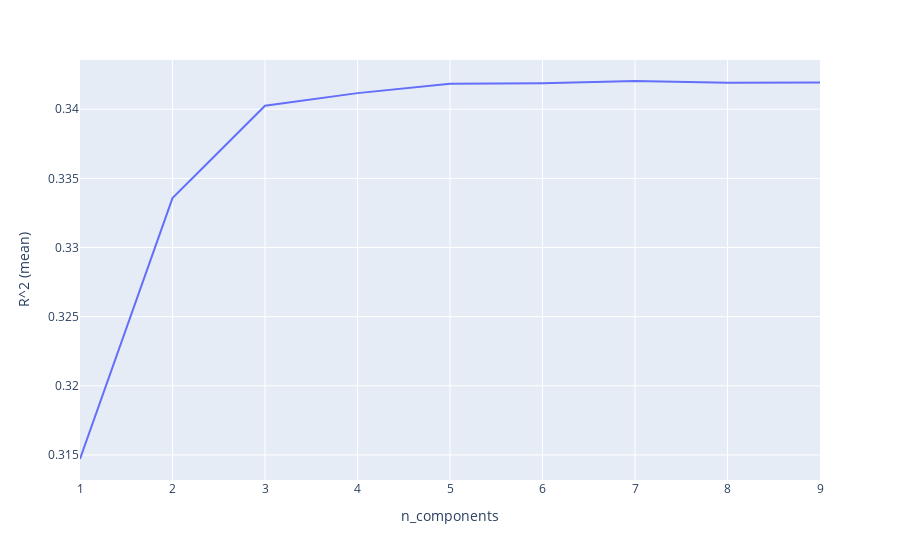

Source (notebook cell):
### Markdown cell above
## Pocet komponent

### Code cell
# 5-fold split
k = []
scores = []
for i in range(1, len(features)-1):
    model = PLSRegression(n_components=i, scale=False)
    score = cross_val_score(model, train_X, train_y)
    scores.append(score.mean())
    k.append(i)

result = pd.DataFrame(zip(k, scores), columns=['n_components', 'R^2 (mean)'])
px.line(result, x='n_components', y='R^2 (mean)')

### Figure 1 — Plotly figure (JSON) as saved in the notebook; plotly's stock layout.template omitted (floating-point values rounded to 4 significant figures)
{"data": [{"hovertemplate": "n_components=%{x}<br>R^2 (mean)=%{y}<extra></extra>", "legendgroup": "", "line": {"color": "#636efa", "dash": "solid"}, "mode": "lines", "name": "", "orientation": "v", "showlegend": false, "type": "scatter", "x": [1, 2, 3, 4, 5, 6, 7, 8, 9], "xaxis": "x", "y": [0.3147, 0.3336, 0.3402, 0.3412, 0.3418, 0.3419, 0.342, 0.3419, 0.3419], "yaxis": "y"}], "layout": {"legend": {"tracegroupgap": 0}, "margin": {"t": 60}, "xaxis": {"anchor": "y", "domain": [0, 1], "title": {"text": "n_components"}}, "yaxis": {"anchor": "x", "domain": [0, 1], "title": {"text": "R^2 (mean)"}}}}
